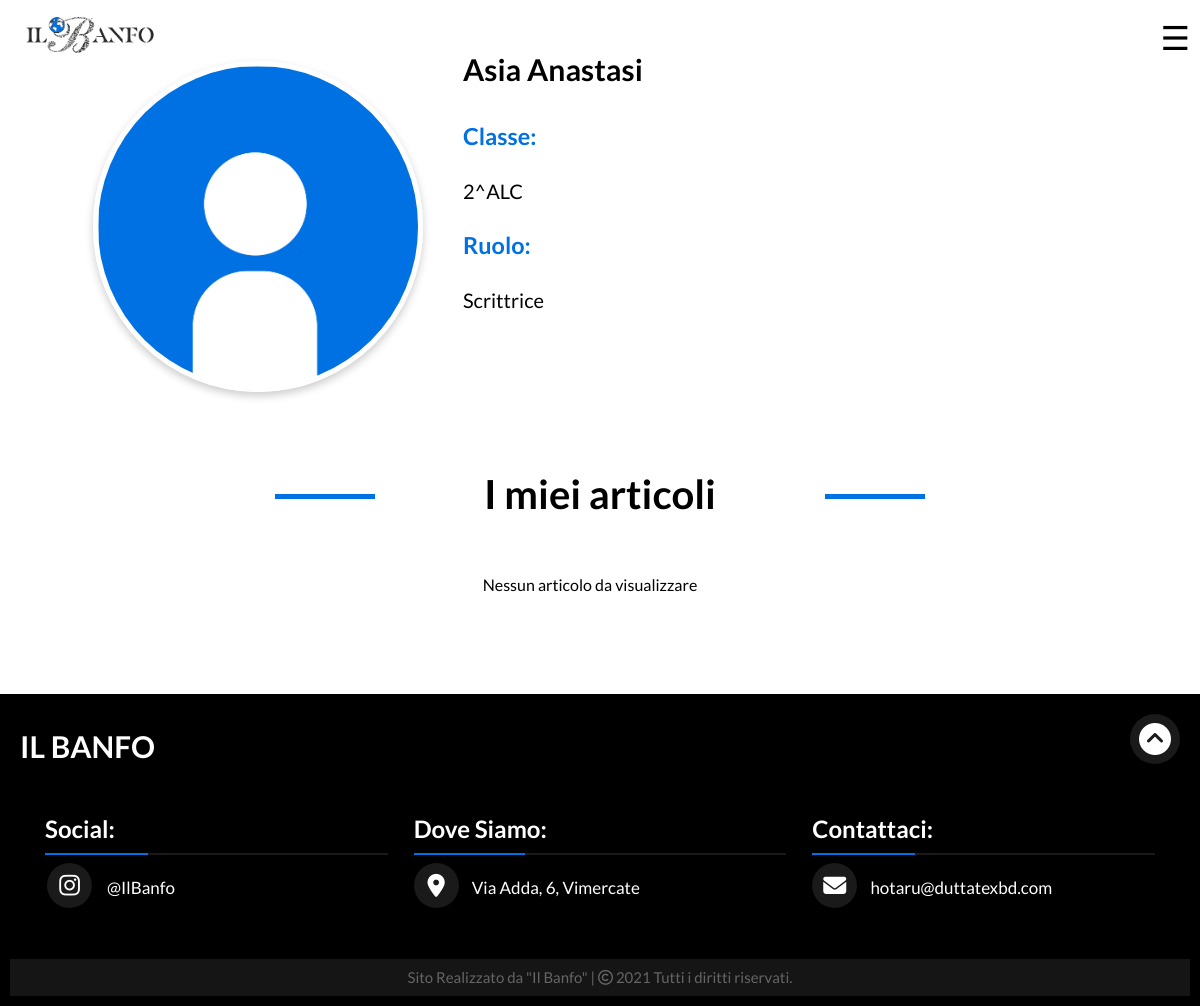
/pagine/membro.php?membro=49, run on the app's committed database.
### tables this page shows
CREATE TABLE `redazione` (
  `codice` int(11) NOT NULL,
  `nome` varchar(50) NOT NULL,
  `cognome` varchar(50) NOT NULL,
  `classe` varchar(50) NOT NULL,
  `professione` varchar(50) NOT NULL,
  `attivo` tinyint(1) NOT NULL DEFAULT 1
);

### htdocs/pagine/membro.php (the view, shortened to what this page needs)
<!DOCTYPE html>
<html lang="en">
<head>
    <?php
        $cod = $_GET["membro"];
        $conn = new mysqli("localhost","studente","pass_studente_banfi","banfo");
        $sql = "SELECT nome, cognome, classe, professione
                FROM redazione
                WHERE codice = $cod";
        $ris = $conn->query($sql) or die("<p>Query fallita! ".$conn->error."</p>");
        if ($ris->num_rows > 0) {
          while($row = $ris->fetch_assoc()) {
    ?>
  <link rel="stylesheet" href="https://cdnjs.cloudflare.com/ajax/libs/normalize/8.0.1/normalize.min.css">
  <link rel="stylesheet" href="https://unpkg.com/swiper/swiper-bundle.min.css">
  <link rel="stylesheet" href="../css/style.css">
</head>
<body>
  <div class="cont_menu">
      <div class="header_menu clearfix">
        <div class="menu_logo">
          <a href="../index.php"><img src="../immagini/ilbanfotipo.png" alt=""></a>
        </div>
        <div class="menu_hamburger">
          <span onclick="openNav()">&#9776;</span>
        </div>
      </div>
  </div>
<?php
        if(file_exists("../immagini/".$row["nome"]."_".$row["cognome"].".jpg")){
          echo "
            <div class='persona_contenitore  clearfix'>
                <div class='persona_card clearfix'>
                    <div class='persona_foto'>
                        <img src='../immagini/".$row["nome"]."_".$row["cognome"].".jpg'>
                    </div>
                    <div class='persona_generalita'>
                        <div class='persona_nome normal-text'>
                            <h2>".$row["nome"]." ".$row["cognome"]."</h2>
                        </div>
                        <div class='persona_testo normal-text'>
                            <h3>Classe:</h3>
                            <p>".$row["classe"]."</p>
                            <h3>Ruolo:</h3>
                            <p>".$row["professione"]."</p>
                        </div>
                    </div>
                </div>
            </div>
            <div class='chisiamo_titolo normal-text'>
              <h1><span>I miei articoli</span></h1>
            </div>
            <div class='container_news clearfix'>
        ";
        }else{
          echo "
            <div class='persona_contenitore  clearfix'>
                <div class='persona_card clearfix'>
                    <div class='persona_foto'>
                        <img src='../immagini/user.jpg'>
                    </div>
                    <div class='persona_generalita'>
                        <div class='persona_nome normal-text'>
                            <h2>".$row["nome"]." ".$row["cognome"]."</h2>
                        </div>
                        <div class='persona_testo normal-text'>
                            <h3>Classe:</h3>
                            <p>".$row["classe"]."</p>
                            <h3>Ruolo:</h3>
                            <p>".$row["professione"]."</p>
                        </div>
                    </div>
                </div>
            </div>
            <div class='chisiamo_titolo normal-text'>
              <h1><span>I miei articoli</span></h1>
            </div>
            <div class='container_news clearfix'>
        ";
        }
    }
}
$sql = "SELECT codice_articolo as codice, DATE_FORMAT(data, '%d/%m/%Y') as data, argomento
        FROM articoli
        WHERE autore = $cod OR autore2=$cod
        ORDER BY DATE_FORMAT(data, '%Y/%m/%d') DESC";
$ris = $conn->query($sql) or die("<p>Query fallita! ".$conn->error."</p>");
if ($ris->num_rows > 0) {
    while($row = $ris->fetch_assoc()) {
        $articolo = fopen("../articoli/".$row["codice"].".txt", "r");
        $titolo = fgets($articolo);
        $testo = fread($articolo,"450");
        fclose($articolo);
        echo "
                <div class='news_elemento'>
                    <div class='news_titolo'>
                        <h2>".$titolo."</h2>
                    </div>
                    <div class='news_immagine'>
                        <div class='news_categoria'>
                            <h2>".$row["argomento"]."</h2>
                    </div>
                    <img src='../immagini/".$row["codice"].".jpg'>
                    <div class='news_data_su_immagine top-left'>
                        <p><i style='margin-right:10px;' class='far fa-calendar-alt'></i>".$row["data"]."</p>
                    </div>
                    </div>
                    <div class='news_introduzione'>
                        <p>".$testo."...</p>
                    </div>
                    <div class='news_bottone'>
                        <a href='articolo.php?articolo=".$row["codice"]."'><button class='il_mio_bottone'><span>Scopri di più  </span></button></a>
                    </div>
                </div>
        ";
    }
}else {
  echo "Nessun articolo da visualizzare";
}
?>
</div>
<div class="wrapper">
    <div class="nested0">
      <div class="title">
        <h2>IL BANFO</h2>
      </div>
      <div class="arrow">
        <a class="smooth" href="#goHere"><span class="fas fa-chevron-circle-up"></span></a>
        </div>
      </div>
      <div class="left card">
        <h2  class="tw">Social:</h2>
        <div class="foot__conn">
          <div class="social">
            <a target="_blank" href="https://www.instagram.com/ilbanfo/"><span class="fab fa-instagram fa-2x"></span></a>
            <span class="text">@IlBanfo</span>
          </div>
        </div>
      </div>
      <div class="center card">
        <h2  class="tw">Dove Siamo:</h2>
        <div class="foot__conn">
          <div class="place">
            <a target="_blank" href="https://goo.gl/maps/3iN3kXD4J7tHWehG7"><span class="fas fa-map-marker-alt"></span></a>
            <span class="text">Via Adda, 6, Vimercate</span>
          </div>
        </div>
      </div>
      <div class="right card">
        <h2 class="tw">Contattaci:</h2>
        <div class="foot__conn">
          <div class="email">
            <a target="_blank" href="mailto:hotaru@duttatexbd.com"> <span class="fas fa-envelope"></span></a>
              <span class="text">hotaru@duttatexbd.com</span>
          </div>
        </div>
      </div>
      <div class="bottom">
     <span class="credit">Sito Realizzato da "Il Banfo" | </span>
     <span class="far fa-copyright"></span><span> 2021 Tutti i diritti riservati.</span>
    </div>
  </div>
</body>
</html>

### data on the page
redazione: nome "Asia", cognome "Anastasi", classe "2^ALC", professione "Scrittrice"
